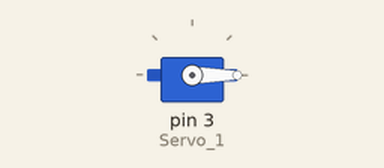
The sketch below on a simulated Arduino Uno, built with avr-gcc and run on an emulated ATmega328P. Parts: servo.

Above: at 0.05 s.
Timing chart, 0 to 3.0 s (numbered marks = the images above):
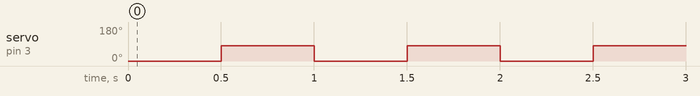

The sketch:

MicroServo_Work.ino
```cpp
// SERVO pin definitions

#include <Servo.h>

Servo Servo_1;

const int servoAwake = 80; // Awake
const int servoSleep = 0; // Sleep

// Game Variables

int randNumber;

void setup()
{

  Serial.begin(9600);
  randomSeed(analogRead(0));

  Servo_1.attach(3);


}

void loop()
{
  Servo_1.write(servoSleep);
  delay(500);
  Servo_1.write(servoAwake);
  delay(500);

}
```

Measured:
- by itself, servo on pin 3 (Servo_1): alternates 80° for 0.50 s and 0° for 0.50 s
